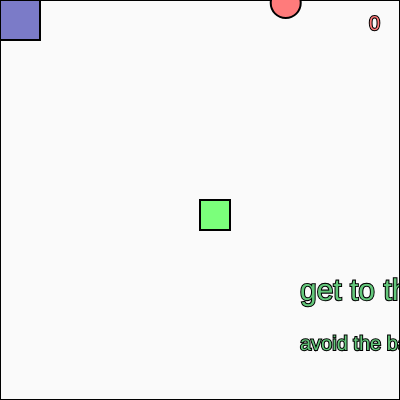
Frame 1 (no input)
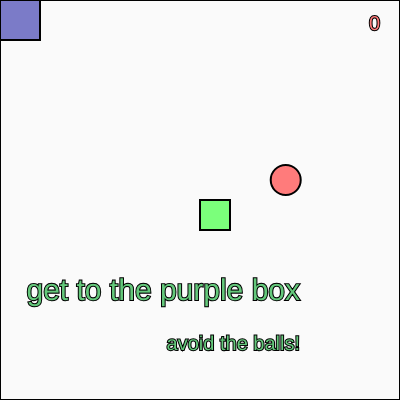
Frame 60 (no input)
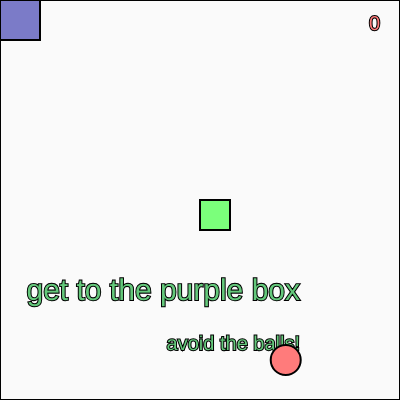
Frame 120 (the mouse pressed at the canvas centre since frame 60)

The p5.js sketch that drew these frames (run headless with seeded random() and noise() and a simulated clock; from frame 60 on, the mouse is pressed at the canvas centre):

// p5.js sketch
// ── sketch.js
var blockX = 200; 
var blockY = 200;
var enemyX, enemyY;
var enemy2X, Enemy2Y;
var score;
var exitX = 0; 
var exitY = 0; 
var exitSize = 50; 
var exitWidth = 40;
var exitHeight = 40;
let blocks = [];

function setup() {
  createCanvas(400, 400);
  enemyX = random(width);
  enemyY = 0;
  score = 0;
}

function draw() {
  background(250);
  
    stroke(0);
  strokeWeight(2);
  
    fill(123, 123, 200);
  rect(exitX, exitY, exitWidth, exitHeight);
  
    textSize(30); // set the text size
  fill(100, 200, 123); // set the fill color
  text("get to the purple box", 300, 300);
  
   textSize(20); // set the text size
  fill(100, 200, 123); // set the fill color
  text("avoid the balls!", 300, 350);
  
    // Check for collision with the exit
  if (blockX > exitX && blockX < exitX + exitSize &&
      blockY > exitY && blockY < exitY + exitSize) {
    textSize(32);
    text("You Win!", width/2 - 50, height/2);
  }

  // Draw the border
  noFill();
  rect(0, 0, 400, 400);
  moveEnemy();
  checkCollision();
  drawEnemy();
  drawScore();


fill(123, 255, 123);
rect(blockX, blockY, 30, 30);
}
  
function keyPressed() {
  if (key === 'w' || key === 'W') {
    // move the block up
    blockY -= 10;
  } else if (key === 's' || key === 'S') {
    // move the block down
    blockY += 10;
  } else if (key === 'a' || key === 'A') {
    // move the block left
    blockX -= 10;
  } else if (key === 'd' || key === 'D') {
    // move the block right
    blockX += 10;
  }
}


function moveEnemy() {
  enemyY += 3;
  if (enemyY > height) {
    enemyX = random(width);
    enemyY = 0;
  }
}

function checkCollision() {
  let d = dist(blockX, blockY, enemyX, enemyY);
  if (d < 30) {
    score -= 1;
    enemyX = random(width);
    enemyY = 0;
  }
}


function drawEnemy() {
  fill(255, 123, 123);
  circle(enemyX, enemyY, 30);
}

function drawScore() {
  textSize(20);
  textAlign(RIGHT);
  text(score, width - 20, 30);

    for (let block of blocks) {
    fill(100,100,200);
    rect(block.x, block.y, block.size, block.size);
  }
}

function mouseClicked() {
  // Store the position of the mouse click and create a new block
  let block = {
    x: mouseX,
    y: mouseY,
    size: 50
  };
  blocks.push(block);
}
